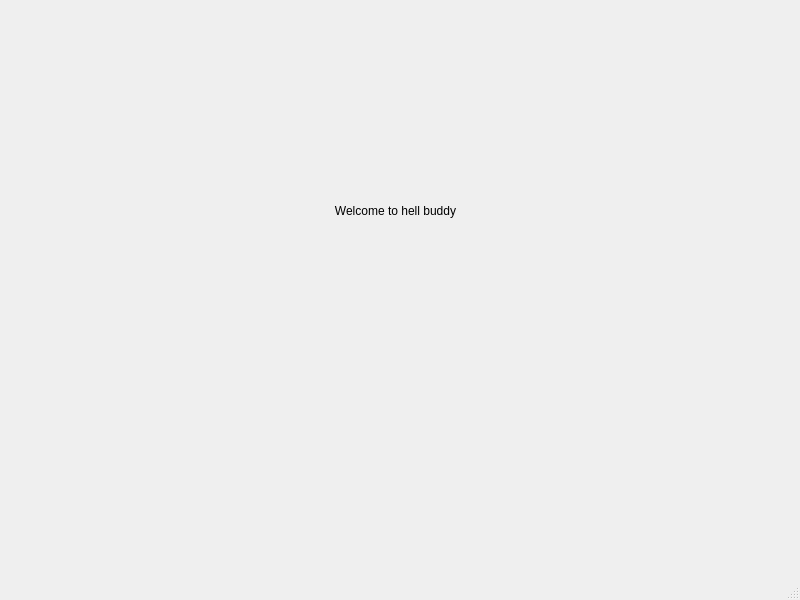
<?xml version="1.0" encoding="UTF-8"?>
<ui version="4.0">
 <class>MainWindow</class>
 <widget class="QMainWindow" name="MainWindow">
  <property name="geometry">
   <rect>
    <x>0</x>
    <y>0</y>
    <width>800</width>
    <height>600</height>
   </rect>
  </property>
  <property name="windowTitle">
   <string>Miku Mod Manager</string>
  </property>
  <property name="windowIcon">
   <iconset>
    <normalon>:/icons/resources/mikuIcon.png</normalon>
   </iconset>
  </property>
  <widget class="QWidget" name="centralwidget">
   <widget class="QLabel" name="label">
    <property name="geometry">
     <rect>
      <x>270</x>
      <y>170</y>
      <width>251</width>
      <height>81</height>
     </rect>
    </property>
    <property name="text">
     <string>Welcome to hell buddy</string>
    </property>
    <property name="alignment">
     <set>Qt::AlignCenter</set>
    </property>
   </widget>
  </widget>
  <widget class="QMenuBar" name="menubar">
   <property name="geometry">
    <rect>
     <x>0</x>
     <y>0</y>
     <width>800</width>
     <height>22</height>
    </rect>
   </property>
  </widget>
  <widget class="QStatusBar" name="statusbar"/>
 </widget>
 <resources>
  <include location="../resource.qrc"/>
 </resources>
 <connections/>
</ui>
